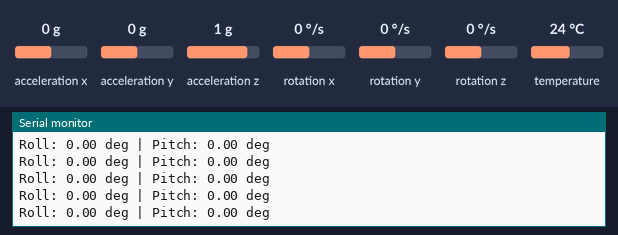
The sketch below on a simulated ESP32-C3. On the bench: the last lines printed to the serial monitor. Inputs (shaded band) come from the test bench; at power-on: acceleration x 0 g, acceleration y 0 g, acceleration z 1 g, rotation x 0 °/s, rotation y 0 °/s, rotation z 0 °/s, temperature 24 °C.

Above: at 1.2 s.
1.3 s: acceleration x set to -1.4 g
At 1.34 s:
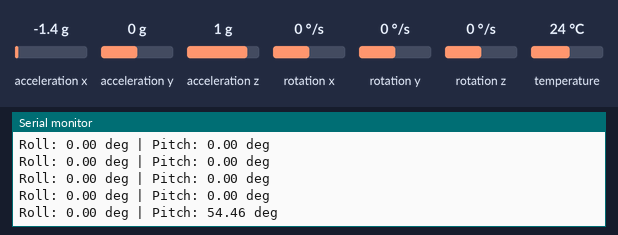
2.8 s: acceleration y set to -1.4 g
At 2.87 s:
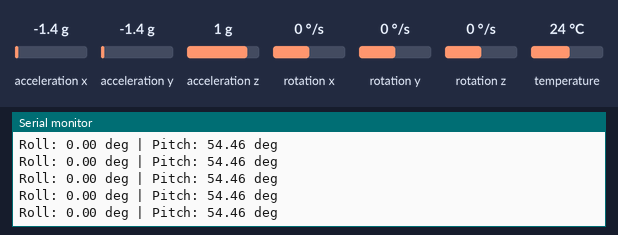
4.3 s: acceleration z set to -1.4 g
At 4.31 s:
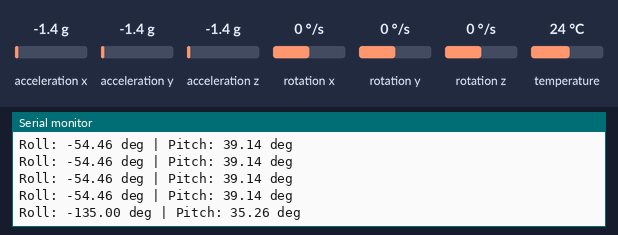
Timing chart, 0 to 7.3 s (numbered marks = the images above; inputs shaded):
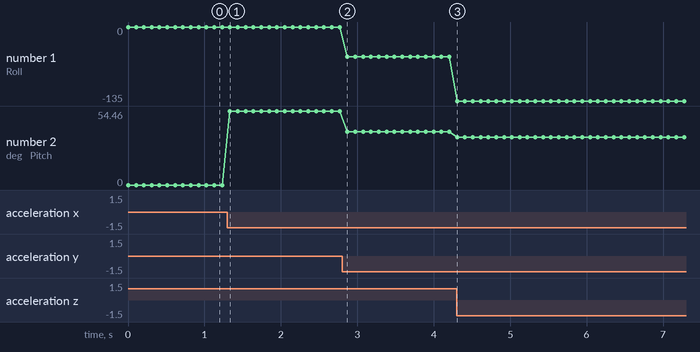

The sketch:

Accel.ino
```cpp
#include <Wire.h>
#include <Adafruit_MPU6050.h>
#include <Adafruit_Sensor.h>

Adafruit_MPU6050 mpu;

void setup() {
  Serial.begin(115200);
  Wire.begin(0, 5); // Specify SDA (4) and SCL (5) for ESP32-C3

  if (!mpu.begin()) {
    Serial.println("MPU6050 connection failed!");
    while (1);
  }
}

void loop() {
  sensors_event_t a, g, temp;
  mpu.getEvent(&a, &g, &temp);

  // --- 1. Basic Accelerometer-based Roll/Pitch ---
  // (In a real application, you would use a Sensor Fusion algorithm here)
  float roll = atan2(a.acceleration.y, a.acceleration.z) * 180 / PI;
  float pitch = atan2(-a.acceleration.x, sqrt(a.acceleration.y * a.acceleration.y + a.acceleration.z * a.acceleration.z)) * 180 / PI;

  Serial.print("Roll: ");
  Serial.print(roll);
  Serial.print(" deg | Pitch: ");
  Serial.print(pitch);
  Serial.println(" deg");

  delay(100);
}
```

Measured:
- after the input at 1.3 s, the serial monitor: prints a new line at once (image 1)
- after the input at 4.3 s, the serial monitor: prints a new line at once (image 3)
- plotted number 1: 0 → -54.46 after the input at 2.8 s, -54.46 → -135 after the input at 4.3 s
- plotted number 2: 0 → 54.46 after the input at 1.3 s, 54.46 → 39.14 after the input at 2.8 s, 39.14 → 35.26 after the input at 4.3 s
